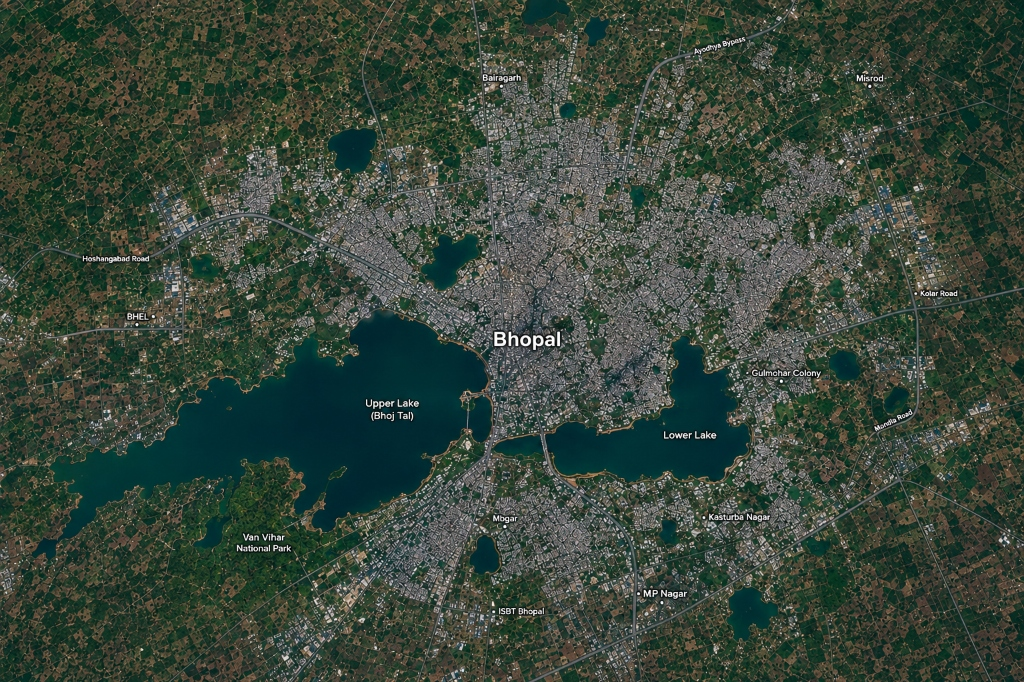
#> input picture backend/clear.png, 1024 x 682 px, given as the content of the folder d:/ISRO_AI_Project/extracted_images/rsicd_images, which was not available
$ python augment_existing.py
#> lines starting #> are read from the running program, lines starting #| are printed output that depends on the picture; pictures that were not available may be replaced by others from this repository, and a replacement may not be noted
from PIL import Image
from pathlib import Path
import os
def augment():
    src = Path("d:/ISRO_AI_Project/extracted_images/rsicd_images")
    out = Path("d:/ISRO_AI_Project/extracted_images/rsicd_images_augmented")
    out.mkdir(exist_ok=True, parents=True)
    count = 0
    for f in src.glob("*.png"):
        try:
            img = Image.open(f).convert("RGB")
#> img is the input picture: PIL image 1024x682 RGB; mean R, G, B 57.1, 71.1, 59.5
            img.save(out / f"{f.stem}_orig.png")
            img.rotate(90, expand=True).save(out / f"{f.stem}_r90.png")
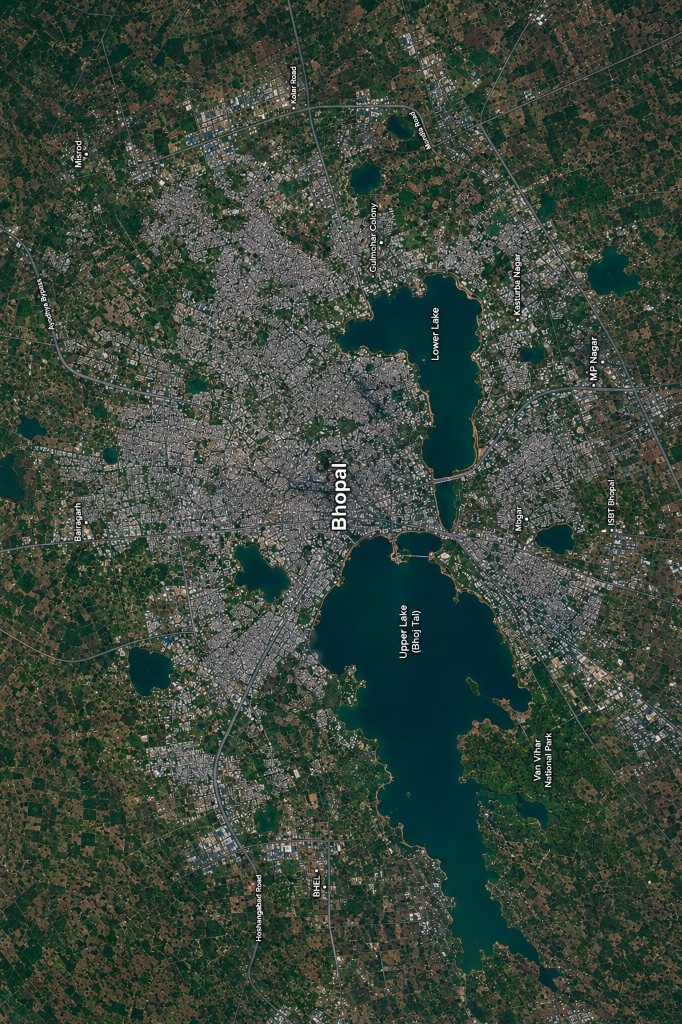
#> saved as clear_r90.png: PIL image 682x1024 RGB; mean R, G, B 57.1, 71.1, 59.5
            img.rotate(180).save(out / f"{f.stem}_r180.png")
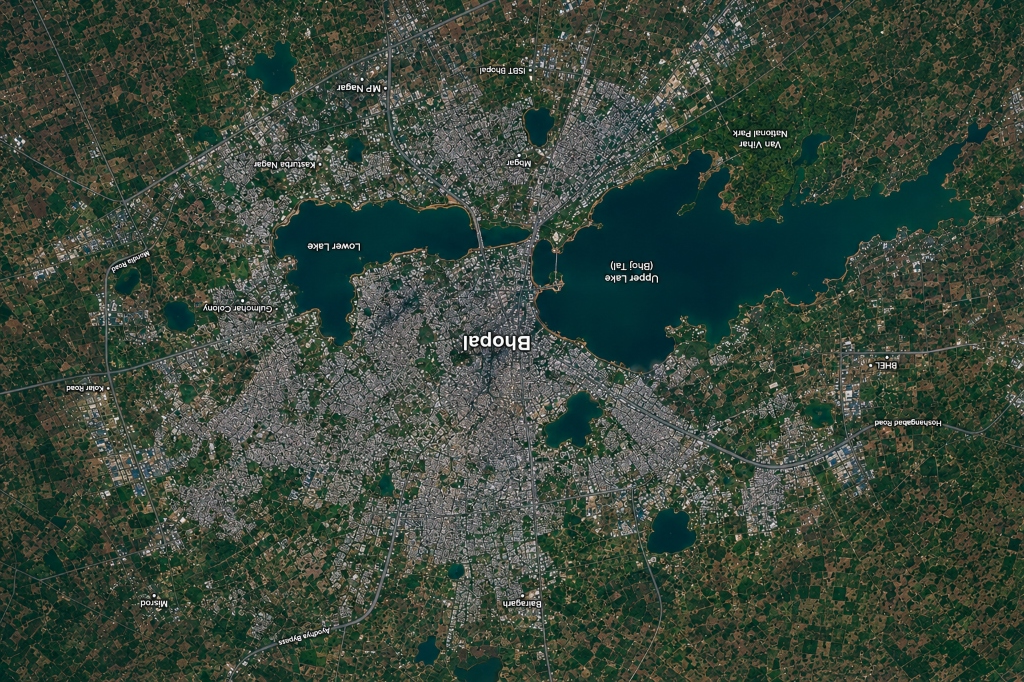
#> saved as clear_r180.png: PIL image 1024x682 RGB; mean R, G, B 57.1, 71.1, 59.5
            img.transpose(Image.FLIP_LEFT_RIGHT).save(out / f"{f.stem}_flip.png")
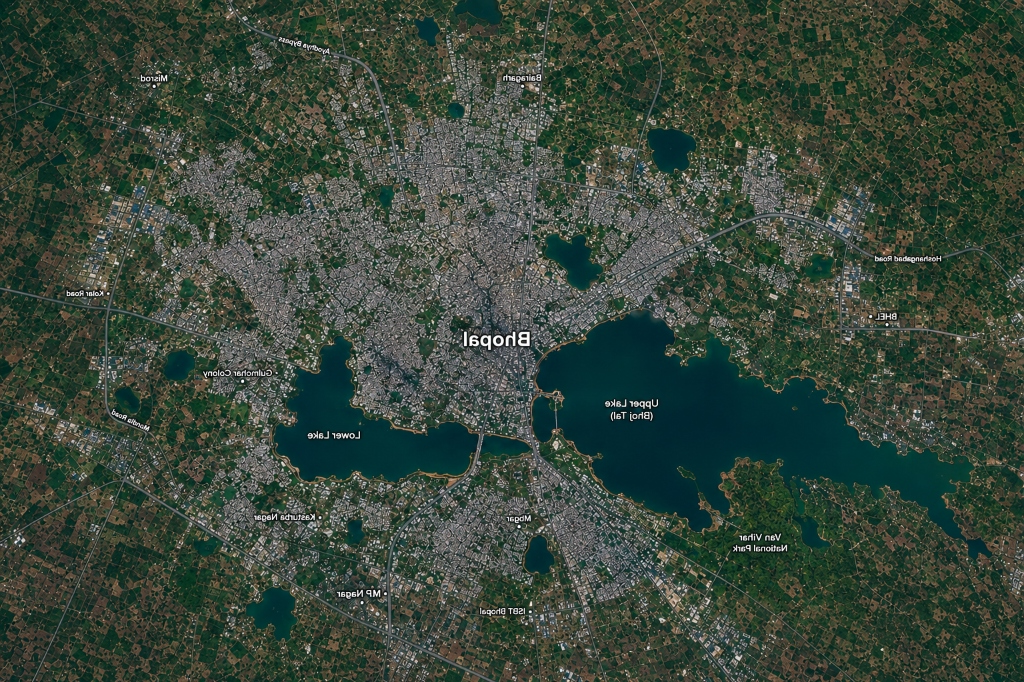
#> saved as clear_flip.png: PIL image 1024x682 RGB; mean R, G, B 57.1, 71.1, 59.5
            w, h = img.size
#> w = 1024; h = 682
            img.crop((w//4, h//4, 3*w//4, 3*h//4)).resize((w, h)).save(out / f"{f.stem}_crop.png")
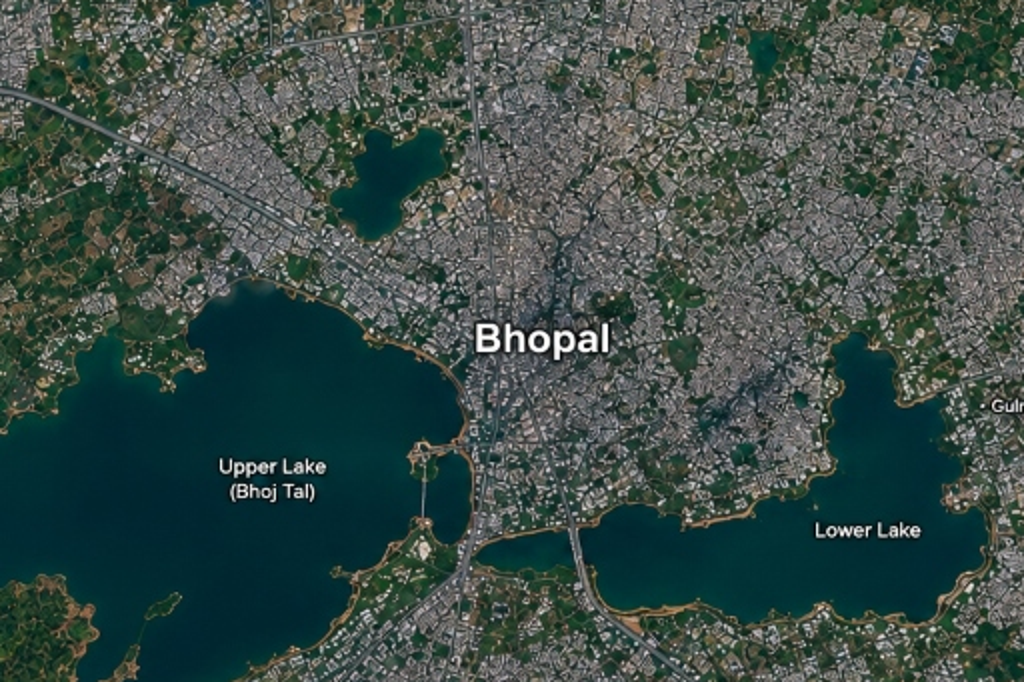
#> saved as clear_crop.png: PIL image 1024x682 RGB; mean R, G, B 60.3, 77.5, 73
            count += 5
        except Exception as e:
            print(f"Error processing {f.name}: {e}")
    print(f"Done: {count} augmented images generated in {out}")
if __name__ == "__main__":
    augment()
